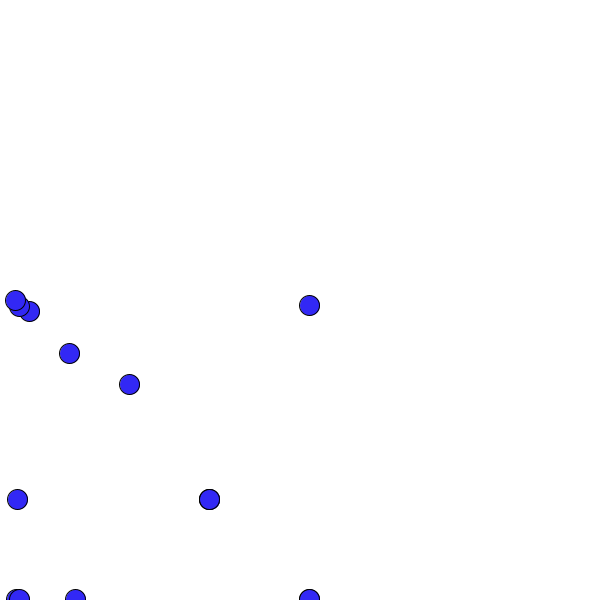
Frame 1 (no input)
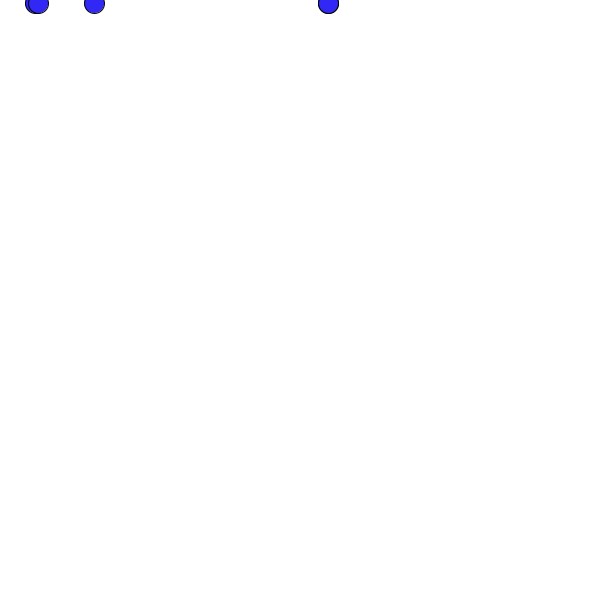
Frame 60 (the mouse pressed at the canvas centre just before this capture)
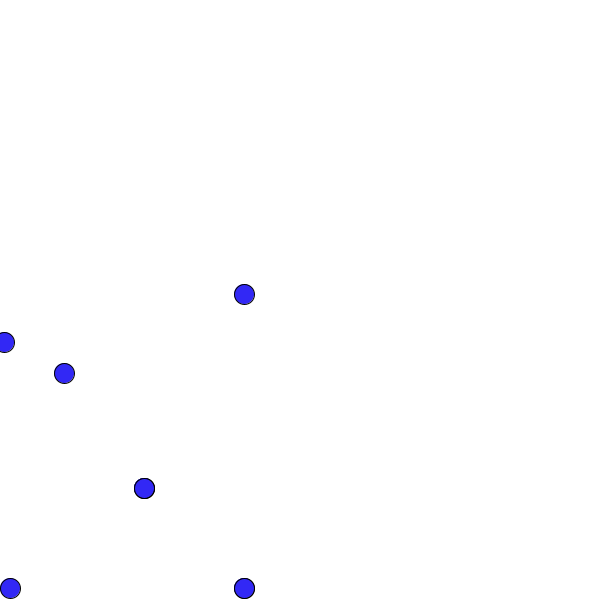
Frame 120 (the mouse held since frame 60 and released just before this capture)

The Processing sketch that drew these frames (run headless with seeded random() and noise(); from frame 60 on, the mouse is pressed at the canvas centre):

// Processing sketch: processing_135641
// ── processing_135641.pde

float i = 0;
void setup() {
  size(600, 600);
}
void draw() {
  background(255);
i=i+0.05;
float posicionX = 200*sin(i);
float posicionY = 300*cos(i);
fill(50,40,245);

  ellipse(width/2+posicionX, height/2+posicionY, 20, 20);
  ellipse(width/3+posicionX, height/3+posicionY, 20, 20);
  ellipse(width/5+posicionX, height/7+posicionY, 20, 20); ellipse(width/2+posicionX, height/2+posicionY, 20, 20);
  ellipse(width/10+posicionX, height/11+posicionY, 20, 20); ellipse(width/78+posicionX, height/2+posicionY, 20, 20);
  ellipse(width/30+posicionX, height/50+posicionY, 20, 20); ellipse(width/9+posicionX, height/2+posicionY, 20, 20);
  ellipse(width/3+posicionX, height/3+posicionY, 20, 20); ellipse(width/56+posicionX, height/2+posicionY, 20, 20);
  ellipse(width/68+posicionX, height/3+posicionY, 20, 20); ellipse(width/2+posicionX, height/90+posicionY, 20, 20);
  ellipse(width/3+posicionX, height/3+posicionY, 20, 20); ellipse(width/60+posicionX, height/79+posicionY, 20, 20);
  ellipse(width/100+posicionX, height/350+posicionY, 20, 20);
}
